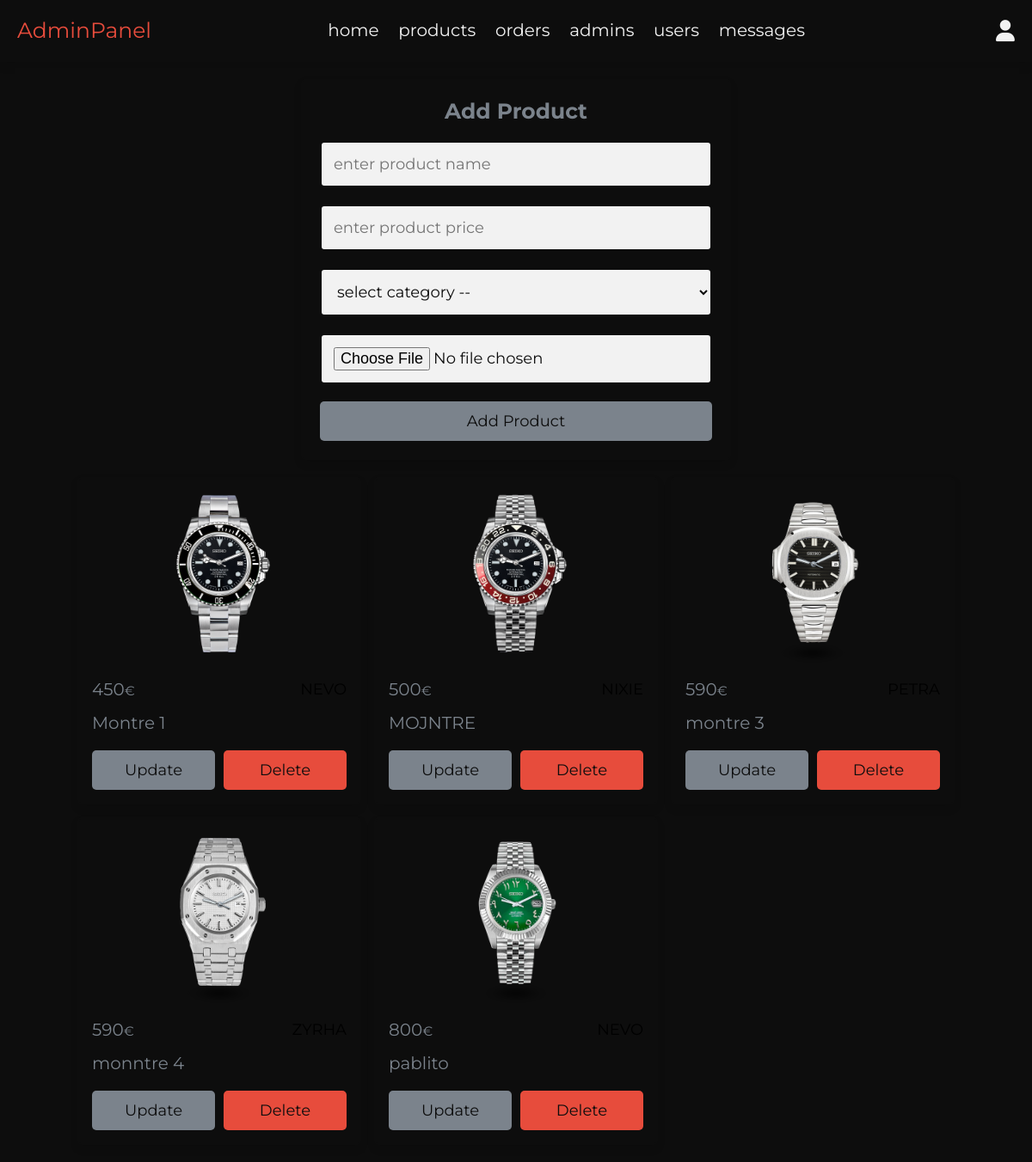
/admin/products.php (signed in), run on an earlier commit of the app's database.
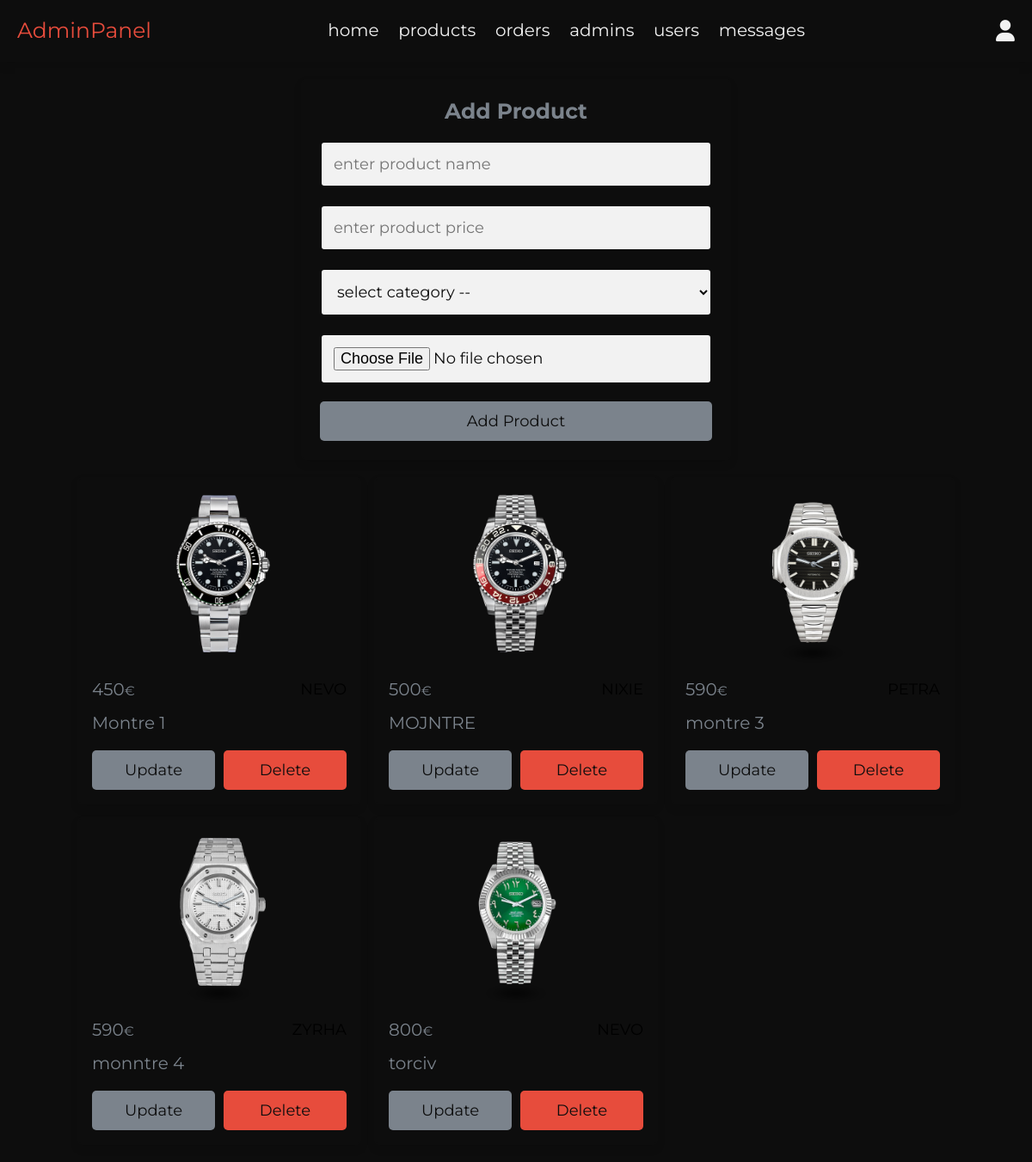
And on a later commit of the database.
### tables this page shows
CREATE TABLE `products` (
  `id` int(100) NOT NULL,
  `name` varchar(100) NOT NULL,
  `category` varchar(100) NOT NULL,
  `price` int(10) NOT NULL,
  `image` varchar(100) NOT NULL,
  `description` text NOT NULL,
  `new` tinyint(1) NOT NULL
);

### admin/products.php (the view, shortened to what this page needs)
<?php
include '../components/connect.php';
?>
<!DOCTYPE html>
<html lang="en">
<head>
   <link rel="stylesheet" href="https://cdnjs.cloudflare.com/ajax/libs/font-awesome/6.1.1/css/all.min.css">
   <link rel="stylesheet" href="../css/admin_style.css">
</head>
<body>
<?php include '../components/admin_header.php' ?>
<section class="add-products">
   <form action="" method="POST" enctype="multipart/form-data">
      <h3>add product</h3>
      <input type="text" required placeholder="enter product name" name="name" maxlength="100" class="box">
      <input type="number" min="0" max="9999999999" required placeholder="enter product price" name="price" onkeypress="if(this.value.length == 10) return false;" class="box">
      <select name="category" class="box" required>
         <option value="" disabled selected>select category --</option>
      </select>
      <input type="file" name="image" class="box" accept="image/jpg, image/jpeg, image/png, image/webp" required>
      <input type="submit" value="add product" name="add_product" class="btn">
   </form>
</section>
<section class="show-products" style="padding-top: 0;">
   <div class="box-container">
   <?php
      $show_products = $conn->prepare("SELECT * FROM `products`");
      $show_products->execute();
      if($show_products->rowCount() > 0){
         while($fetch_products = $show_products->fetch(PDO::FETCH_ASSOC)){
   ?>
   <div class="box">
      <img src="../uploaded_img/<?= $fetch_products['image']; ?>" alt="">
      <div class="flex">
         <div class="price"><?= $fetch_products['price']; ?><span>€</span></div>
         <div class="category"><?= $fetch_products['category']; ?></div>
      </div>
      <div class="name"><?= $fetch_products['name']; ?></div>
      <div class="flex-btn">
         <a href="update_product.php?update=<?= $fetch_products['id']; ?>" class="option-btn">update</a>
         <a href="products.php?delete=<?= $fetch_products['id']; ?>" class="delete-btn" onclick="return confirm('delete this product?');">delete</a>
      </div>
   </div>
   <?php
         }
      }else{
         echo '<p class="empty">no products added yet!</p>';
      }
   ?>
   </div>
</section>
</body>
</html>

What changed in the data, as far as the page shows it:
changed products: name "pablito" → "torciv"
